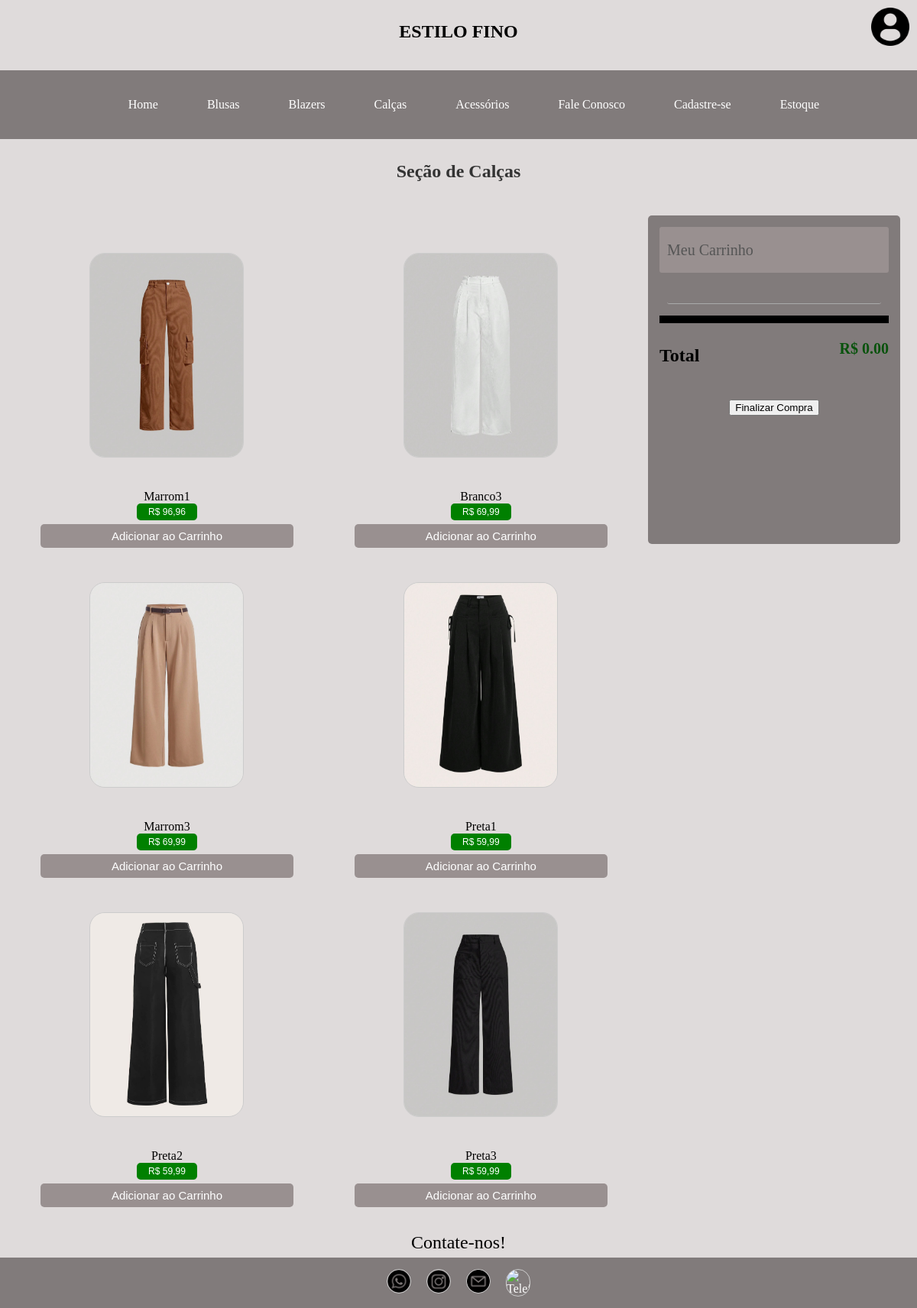
The app's page /ProjetoFinal/index.php?pg=calcas with its own data.
### tables this page shows
CREATE TABLE `calcas` (
  `foto` varchar(40) DEFAULT NULL,
  `nome` varchar(255) DEFAULT NULL,
  `preco` varchar(40) DEFAULT NULL
);

### ProjetoFinal/calcas.php (the view, shortened to what this page needs)
<div>
	<div class="main">
        <div>
        	<h1>Seção de Calças</h1>
            <br><br>
        </div>
        <div style='display:flex;'>
        <div class='item-container' style=' display: flex; flex-wrap: wrap; width:70%'>
            <?php
                include_once ("config.inc.php");
                $sql = "SELECT foto, nome, preco FROM Calcas";
                $blusas = mysqli_query($conn, $sql);
                while($row = mysqli_fetch_array($blusas, MYSQLI_NUM)){
                    echo "<div style='flex: 1 0 21%;width:300px;padding:20px'> <figure><img src='./upload/{$row[0]}' alt='$row[1]' width='200'>".
                    "<br><br>".
                    "<figcaption>".
                    "    <form action='filtros/criar.php' method='post'>".
                    "        <p6>{$row[1]}</p6> <br>".
                    "        <button class='btn efeito' style='background-color: green; color: white;'>R$ {$row[2]}</button>".
                    "        <input type='hidden' name='id_produto' value=''>".
                    "        <input type='hidden' name='valor' value=''>".
                    "        <button type='button' class='button' name='addcarrinho' onclick='adicionarItem('{$row[1]}', {$row[2]}, './upload/{$row[0]}')'>Adicionar ao Carrinho</button>".
                    "   </form>".
                    "<figcaption>".
                    "</figure></div>";
                }
            ?>
        </div>
        <div class="barraLateral" style='height:400px' >
                            <div class="topoCarrinho">
                                <p>Meu Carrinho</p>
                            </div>
                            <div class="item-carrinho">
                            </div>
                            <div class="total">
                                <h3>Total</h3>
                                    <h2>R$ <span id="total-carrinho">0.00</span></h2>
                            </div>
                            <a href="?pg=processar_compra"> <button> Finalizar Compra</button></a>
                        </div>
            </div>
    </div>
    </div>

### ProjetoFinal/css/css.css (style rules this page uses)
body { background-color: #dfdbdb; margin: 0; padding: 0; }
.main { background-color: #dfdbdb; margin-left: 1%; margin-right: 1%; padding: 1px; min-height: 65px; position: relative; }
h1 { font-size: 26px; color: #333; text-align: center; display: flex; justify-content: center; align-items: center; height: 50px; }
figure { margin: 10px; text-align: center; }
img { width: 200px; border: 1px solid #ccc; border-radius: 20px; }
figcaption { margin-top: 5px; font-size: 16px; }
figcaption { text-align: center; }
p { font-size: 16px; text-align: center; line-height: 1.5; color: #666; }
.button { background-color: #999090; width: 100%; border: none; border-radius: 5px; position: relative; padding: 7px 25px; color: #fff; font-size: 15px; cursor: pointer; }
figure { text-align: center; margin: 0 20px; }
.btn { padding: 4px 15px; font-size: 12px; text-align: center; cursor: pointer; outline: none; color: #fff; background-color: #999090; border: none; border-radius: 5px; }
.btn { display: block; margin: 0 auto; margin-bottom: 5px; }
.efeito { border-color: #6b6b6b; color: #fff; background-image: -webkit-linear-gradient( 45deg, #000000d0 50%, transparent 50% ); background-image: linear-gradient( 45deg, rgb(128, 128, 128) 50%, transparent 50% ); background-position: 100%; background-size: 400%; -webkit-transition: background 300ms ease-in-out; transition: background 300ms ease-in-out; }
.barraLateral { border-radius: 5px; background-color: #817b7b; padding: 15px; text-align: center; position: absolute; width: 300px; top: 0; right: 0; margin-top: 100px; margin-bottom: 10px; margin-left: 1px; margin-right: 10px; height: 500px; }
.topoCarrinho { background-color: #999090; display: flex; align-items: center; height: 40px; border-radius: 3px; padding: 10px; margin-bottom: 20px; color: #fff; }
.item-carrinho { display: flex; align-items: center; justify-content: space-between; padding: 10px; border-radius: 3px; margin: 10px 10px; border-bottom: 1px solid #aaa; }
.item-carrinho { position: relative; display: flex; align-items: center; justify-content: space-between; padding: 10px; border-radius: 3px; margin: 10px 10px; }
.total { display: flex; justify-content: space-between; margin: 15px 0; padding: 5px 0; border-top: 10px solid #000000; }
.total h3 { font-size: 24px; color: #000000; }
.total h2 { font-size: 20px; color: rgb(8, 82, 12); }

### ProjetoFinal/css/form.css (style rules this page uses)
form { margin-top: 20px; }

### ProjetoFinal/css/quem-sou.css (style rules this page uses)
.container-quem-sou, h1 { font-size: 24px; color: #333; margin-bottom: 26px; }
.container-quem-sou, p { font-size: 20px; color: #555; }

### ProjetoFinal/css/clientes.css (style rules this page uses)
.container-clientes, p { font-size: 20px; color: #555; }

### records on screen
calcas: foto (picture), nome "Marrom1", preco "96,96"
calcas: foto (picture), nome "Branco3", preco "69,99"
calcas: foto (picture), nome "Marrom3", preco "69,99"
calcas: foto (picture), nome "Preta1", preco "59,99"
calcas: foto (picture), nome "Preta2", preco "59,99"
calcas: foto (picture), nome "Preta3", preco "59,99"
